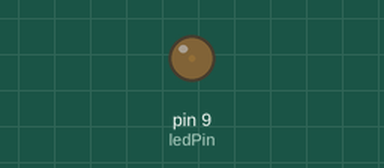
A sketch run on a simulated Arduino Uno, built with avr-gcc and run on an emulated ATmega328P. Parts: output pins drawn as LEDs (lit = HIGH).

Above: at 0.05 s.
At 2.3 s:
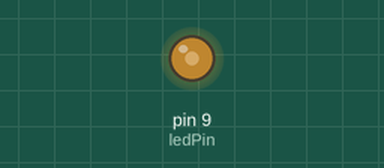
At 4.6 s:
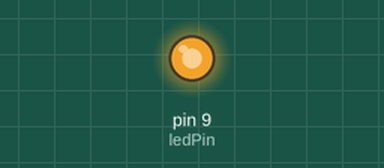
At 9.2 s:
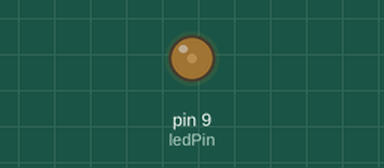
Timing chart, 0 to 13.4 s (numbered marks = the images above):
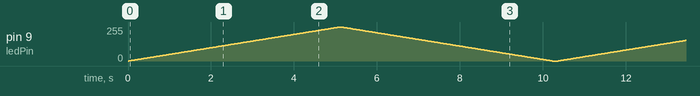

The sketch:

prende_y_apaga.ino
```cpp
int ledPin = 9;

void setup(){


}

void loop(){
  for(int i=0; i<=255;i++){
    analogWrite(ledPin, i);
    delay(20);
  }
  for(int x=255; x>=0; x--){
    analogWrite(ledPin, x);
    delay(20);
  }
  delay(100);
}
```
